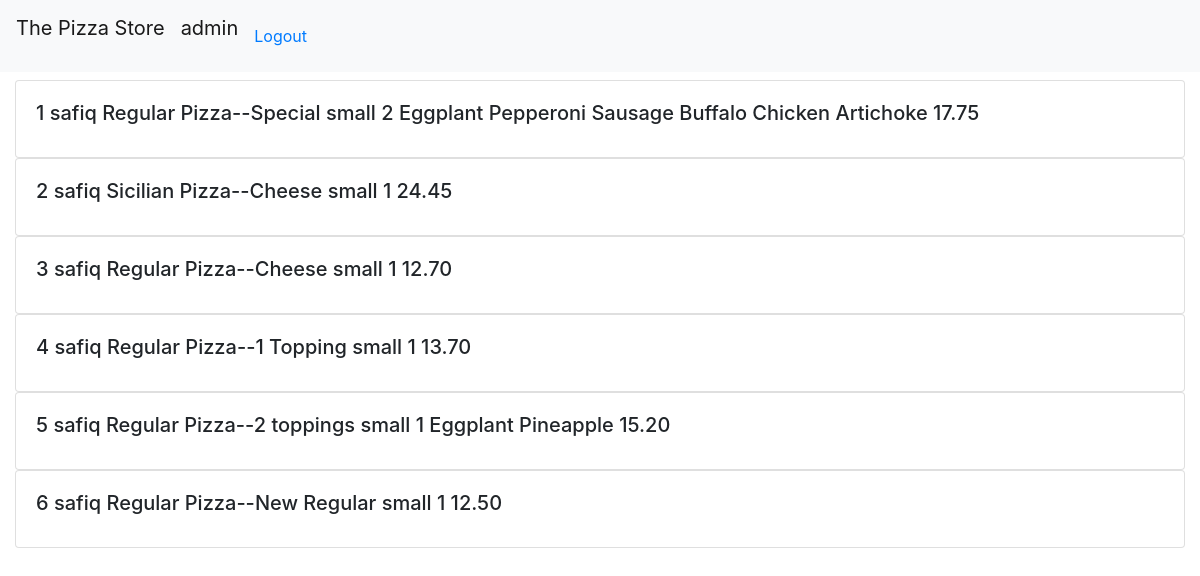
Screenshot of /orders_view (signed in) with the database file from the repository.
### orders/models.py (models this page shows)
class Orders(models.Model):
    order_id=models.IntegerField(primary_key=True)
    category=models.CharField(max_length=64)
    size=models.CharField(max_length=10)
    price=models.DecimalField(max_digits=5,decimal_places=2)
    quantity=models.IntegerField()
    toppings=models.CharField(max_length=64,null=True,blank=True)
    type=models.CharField(max_length=64,null=True,blank=True)
    user_id=models.ForeignKey(User,on_delete=models.CASCADE)
    total=models.DecimalField(max_digits=5, decimal_places=2,null=True,blank=True)
    def __str__(self):
        return f"{self.order_id} --- {self.category} --- {self.size} ---{self.type} --- {self.price} --- {self.quantity} --- {self.user_id} --- {self.toppings}"

### orders/views.py (the view)
# urls.py: path("orders_view",views.orders_view,name="orders_view"),
def orders_view(request):
    orders=Orders.objects.all()
    print(orders)
    context = {
            "user": request.user,
            "category":orders
        }
    if not request.user.is_authenticated:
        return render(request, "pizza/login.html", {"message": None})
    if not request.user=="saf":
        return render(request,"pizza/orders.html",context)
    else:
        return HttpResponse("Sorry Wrong URL")

### orders/templates/pizza/orders.html (shortened to what this page needs)
{% extends "pizza/layout.html" %}
{% load static %}
{% block body %}
<nav class="navbar navbar-expand-lg navbar-light bg-light fixed-top">
    <p class="navbar-brand" href="#">The Pizza Store</p>
    <p class="navbar-brand" href="#">{{ user.username }}</p>
    <a href="{% url 'logout' %}">Logout</a>
</nav>
<div class="container-fluid">
    <div class="row" style="margin-top: 5rem;">
        <div class="col-sm-12" style="height: 100vh; overflow-y: scroll;">
            {% for cat in category %}
            <div class="row">
                <div class="col-sm-12">
                    <div class="card">
                        <div class="card-body">
                            <h5 class="card-title">{{cat.order_id }}  {{cat.user_id}} {{ cat.category}}--{{ cat.type}} {{cat.size}} {{cat.quantity}} {{ cat.toppings}} {{ cat.price}}</h5>
                        </div>
                    </div>
                </div>
            </div>
            {% endfor %}
        </div>
    </div>
</div>
{% endblock %}

### rows the page displays
Orders: order_id "1", user_id "safiq", category "Regular Pizza", type "Special", size "small", quantity "2", toppings "Eggplant Pepperoni Sausage Buffalo Chicken Artichoke", price "17.75"
Orders: order_id "2", user_id "safiq", category "Sicilian Pizza", type "Cheese", size "small", quantity "1", price "24.45"
Orders: order_id "3", user_id "safiq", category "Regular Pizza", type "Cheese", size "small", quantity "1", price "12.70"
Orders: order_id "4", user_id "safiq", category "Regular Pizza", type "1 Topping", size "small", quantity "1", price "13.70"
Orders: order_id "5", user_id "safiq", category "Regular Pizza", type "2 toppings", size "small", quantity "1", toppings "Eggplant Pineapple", price "15.20"
Orders: order_id "6", user_id "safiq", category "Regular Pizza", type "New Regular", size "small", quantity "1", price "12.50"

### other values shown
{{ user.username }} "admin"
